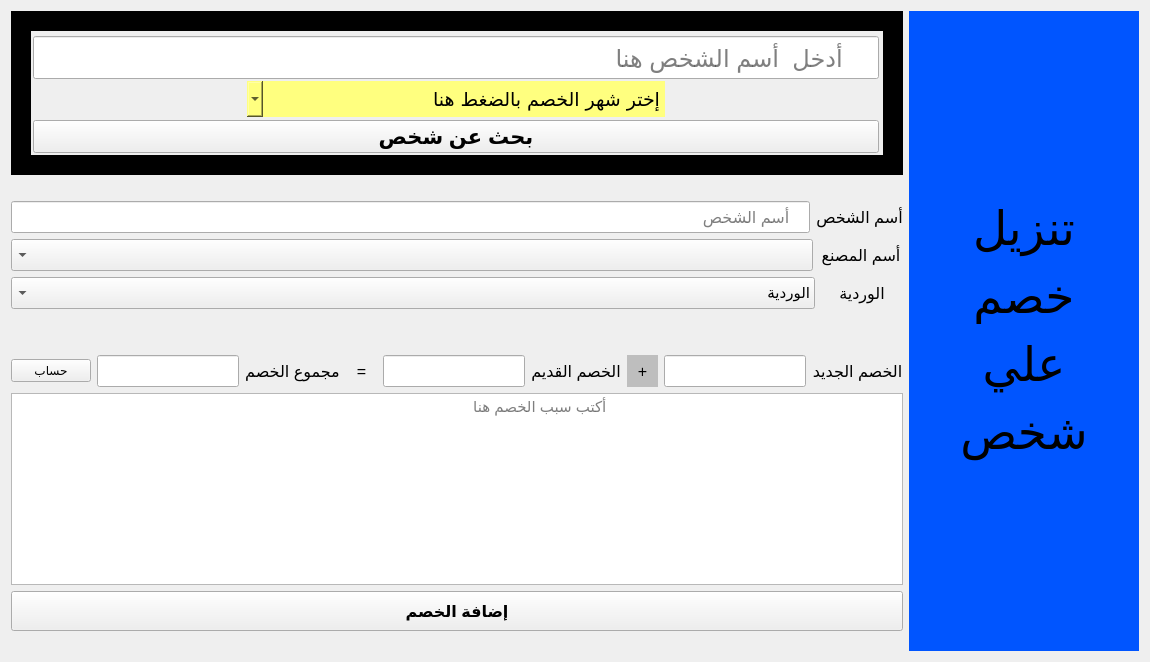
            <widget class="QWidget" name="page_10">
             <layout class="QVBoxLayout" name="verticalLayout_14">
              <item>
               <layout class="QGridLayout" name="gridLayout_8">
                <item row="0" column="0">
                 <layout class="QGridLayout" name="gridLayout_12">
                  <item row="0" column="0">
                   <widget class="QGroupBox" name="groupBox_7">
                    <property name="styleSheet">
                     <string notr="true">QGroupBox{
border:20px solid rgb(0, 0, 0);
}</string>
                    </property>
                    <property name="title">
                     <string/>
                    </property>
                    <layout class="QVBoxLayout" name="verticalLayout_22" stretch="1,0,1">
                     <property name="spacing">
                      <number>3</number>
                     </property>
                     <property name="leftMargin">
                      <number>2</number>
                     </property>
                     <property name="topMargin">
                      <number>4</number>
                     </property>
                     <property name="rightMargin">
                      <number>4</number>
                     </property>
                     <property name="bottomMargin">
                      <number>2</number>
                     </property>
                     <item>
                      <widget class="QLineEdit" name="lineEdit_203">
                       <property name="minimumSize">
                        <size>
                         <width>0</width>
                         <height>43</height>
                        </size>
                       </property>
                       <property name="maximumSize">
                        <size>
                         <width>16777215</width>
                         <height>40</height>
                        </size>
                       </property>
                       <property name="font">
                        <font>
                         <family>Segoe UI</family>
                         <pointsize>18</pointsize>
                         <italic>false</italic>
                         <bold>false</bold>
                        </font>
                       </property>
                       <property name="placeholderText">
                        <string>     أدخل  أسم الشخص هنا</string>
                       </property>
                      </widget>
                     </item>
                     <item>
                      <layout class="QHBoxLayout" name="horizontalLayout_16">
                       <item>
                        <widget class="QLabel" name="label_49">
                         <property name="minimumSize">
                          <size>
                           <width>0</width>
                           <height>0</height>
                          </size>
                         </property>
                         <property name="maximumSize">
                          <size>
                           <width>211</width>
                           <height>16777215</height>
                          </size>
                         </property>
                         <property name="font">
                          <font>
                           <pointsize>20</pointsize>
                          </font>
                         </property>
                         <property name="styleSheet">
                          <string notr="true">border:0px solid rgb(0,0,0);</string>
                         </property>
                         <property name="text">
                          <string/>
                         </property>
                        </widget>
                       </item>
                       <item>
                        <widget class="QComboBox" name="comboBox_6">
                         <property name="minimumSize">
                          <size>
                           <width>0</width>
                           <height>36</height>
                          </size>
                         </property>
                         <property name="font">
                          <font>
                           <family>SimSun-ExtB</family>
                           <pointsize>14</pointsize>
                           <bold>false</bold>
                          </font>
                         </property>
                         <property name="layoutDirection">
                          <enum>Qt::RightToLeft</enum>
                         </property>
                         <property name="styleSheet">
                          <string notr="true">border:0px solid rgb(0,0,0);
background-color: rgb(255, 255, 127);</string>
                         </property>
                         <item>
                          <property name="text">
                           <string>                           إختر شهر الخصم بالضغط هنا</string>
                          </property>
                         </item>
                        </widget>
                       </item>
                       <item>
                        <widget class="QLabel" name="label_19">
                         <property name="minimumSize">
                          <size>
                           <width>0</width>
                           <height>0</height>
                          </size>
                         </property>
                         <property name="maximumSize">
                          <size>
                           <width>211</width>
                           <height>16777215</height>
                          </size>
                         </property>
                         <property name="font">
                          <font>
                           <pointsize>20</pointsize>
                          </font>
                         </property>
                         <property name="styleSheet">
                          <string notr="true">border:0px solid rgb(0,0,0);</string>
                         </property>
                         <property name="text">
                          <string/>
                         </property>
                        </widget>
                       </item>
                      </layout>
                     </item>
                     <item>
                      <widget class="QPushButton" name="pushButton_14">
                       <property name="minimumSize">
                        <size>
                         <width>0</width>
                         <height>32</height>
                        </size>
                       </property>
                       <property name="maximumSize">
                        <size>
                         <width>16777215</width>
                         <height>40</height>
                        </size>
                       </property>
                       <property name="font">
                        <font>
                         <pointsize>16</pointsize>
                         <bold>true</bold>
                        </font>
                       </property>
                       <property name="styleSheet">
                        <string notr="true">QPushButton::hover{
background-color:rgb(255, 170, 127);
}</string>
                       </property>
                       <property name="text">
                        <string>بحث عن شخص</string>
                       </property>
                      </widget>
                     </item>
                    </layout>
                   </widget>
                  </item>
                  <item row="1" column="0">
                   <layout class="QGridLayout" name="gridLayout_13" rowstretch="1,0,0,0">
                    <property name="sizeConstraint">
                     <enum>QLayout::SetNoConstraint</enum>
                    </property>
                    <item row="0" column="0">
                     <widget class="QLabel" name="label_29">
                      <property name="text">
                       <string/>
                      </property>
                      <property name="alignment">
                       <set>Qt::AlignCenter</set>
                      </property>
                     </widget>
                    </item>
                    <item row="1" column="0">
                     <layout class="QHBoxLayout" name="horizontalLayout_20">
                      <property name="topMargin">
                       <number>0</number>
                      </property>
                      <item>
                       <widget class="QLineEdit" name="lineEdit_192">
                        <property name="minimumSize">
                         <size>
                          <width>0</width>
                          <height>32</height>
                         </size>
                        </property>
                        <property name="font">
                         <font>
                          <family>Segoe UI</family>
                          <pointsize>12</pointsize>
                          <italic>false</italic>
                          <bold>false</bold>
                         </font>
                        </property>
                        <property name="toolTip">
                         <string>&lt;html&gt;&lt;head/&gt;&lt;body&gt;&lt;p&gt;&lt;span style=&quot; font-size:10pt; color:#5555ff;&quot;&gt;غير أسم الشخص من هذه الخانة&lt;/span&gt;&lt;/p&gt;&lt;/body&gt;&lt;/html&gt;</string>
                        </property>
                        <property name="placeholderText">
                         <string>    أسم الشخص</string>
                        </property>
                       </widget>
                      </item>
                      <item>
                       <widget class="QLabel" name="label_30">
                        <property name="font">
                         <font>
                          <pointsize>12</pointsize>
                         </font>
                        </property>
                        <property name="text">
                         <string>أسم الشخص</string>
                        </property>
                        <property name="alignment">
                         <set>Qt::AlignCenter</set>
                        </property>
                       </widget>
                      </item>
                     </layout>
                    </item>
                    <item row="3" column="0">
                     <layout class="QHBoxLayout" name="horizontalLayout_21" stretch="1,0">
                      <item>
                       <widget class="QComboBox" name="comboBox_18">
                        <property name="minimumSize">
                         <size>
                          <width>0</width>
                          <height>32</height>
                         </size>
                        </property>
                        <property name="font">
                         <font>
                          <pointsize>11</pointsize>
                         </font>
                        </property>
                        <property name="cursor">
                         <cursorShape>PointingHandCursor</cursorShape>
                        </property>
                        <property name="toolTip">
                         <string>&lt;html&gt;&lt;head/&gt;&lt;body&gt;&lt;p&gt;&lt;span style=&quot; font-size:10pt; color:#5500ff;&quot;&gt;إضغط لإختيار الوردية&lt;/span&gt;&lt;/p&gt;&lt;/body&gt;&lt;/html&gt;</string>
                        </property>
                        <property name="layoutDirection">
                         <enum>Qt::RightToLeft</enum>
                        </property>
                        <item>
                         <property name="text">
                          <string>الوردية</string>
                         </property>
                        </item>
                        <item>
                         <property name="text">
                          <string>الوردية الأولي</string>
                         </property>
                        </item>
                        <item>
                         <property name="text">
                          <string>الوردية الثانية</string>
                         </property>
                        </item>
                        <item>
                         <property name="text">
                          <string>الوردية الثالثة</string>
                         </property>
                        </item>
                       </widget>
                      </item>
                      <item>
                       <widget class="QLabel" name="label_31">
                        <property name="minimumSize">
                         <size>
                          <width>82</width>
                          <height>0</height>
                         </size>
                        </property>
                        <property name="font">
                         <font>
                          <pointsize>12</pointsize>
                         </font>
                        </property>
                        <property name="text">
                         <string>الوردية</string>
                        </property>
                        <property name="alignment">
                         <set>Qt::AlignCenter</set>
                        </property>
                       </widget>
                      </item>
                     </layout>
                    </item>
                    <item row="2" column="0">
                     <layout class="QHBoxLayout" name="horizontalLayout_22" stretch="1,0">
                      <item>
                       <widget class="QComboBox" name="comboBox_19">
                        <property name="minimumSize">
                         <size>
                          <width>0</width>
                          <height>32</height>
                         </size>
                        </property>
                        <property name="font">
                         <font>
                          <pointsize>11</pointsize>
                         </font>
                        </property>
                        <property name="cursor">
                         <cursorShape>PointingHandCursor</cursorShape>
                        </property>
                        <property name="toolTip">
                         <string>&lt;html&gt;&lt;head/&gt;&lt;body&gt;&lt;p&gt;&lt;span style=&quot; font-size:10pt; color:#5500ff;&quot;&gt;إضغط لإختيار أسم المصنغ&lt;/span&gt;&lt;/p&gt;&lt;/body&gt;&lt;/html&gt;</string>
                        </property>
                        <property name="layoutDirection">
                         <enum>Qt::RightToLeft</enum>
                        </property>
                        <property name="currentText">
                         <string/>
                        </property>
                       </widget>
                      </item>
                      <item>
                       <widget class="QLabel" name="label_32">
                        <property name="minimumSize">
                         <size>
                          <width>84</width>
                          <height>0</height>
                         </size>
                        </property>
                        <property name="font">
                         <font>
                          <pointsize>12</pointsize>
                         </font>
                        </property>
                        <property name="text">
                         <string>أسم المصنع</string>
                        </property>
                        <property name="alignment">
                         <set>Qt::AlignCenter</set>
                        </property>
                       </widget>
                      </item>
                     </layout>
                    </item>
                   </layout>
                  </item>
                  <item row="2" column="0">
                   <layout class="QVBoxLayout" name="verticalLayout_23" stretch="1,0,0,0,0,0">
                    <item>
                     <widget class="QLabel" name="label_33">
                      <property name="text">
                       <string/>
                      </property>
                      <property name="alignment">
                       <set>Qt::AlignCenter</set>
                      </property>
                     </widget>
                    </item>
                    <item>
                     <widget class="QLabel" name="label_40">
                      <property name="text">
                       <string/>
                      </property>
                      <property name="alignment">
                       <set>Qt::AlignCenter</set>
                      </property>
                     </widget>
                    </item>
                    <item>
                     <layout class="QHBoxLayout" name="horizontalLayout_23">
                      <item>
                       <widget class="QPushButton" name="pushButton_10">
                        <property name="styleSheet">
                         <string notr="true">QPushButton::hover{
background-color:rgb(255, 170, 127);
}</string>
                        </property>
                        <property name="text">
                         <string>حساب</string>
                        </property>
                       </widget>
                      </item>
                      <item>
                       <widget class="QLineEdit" name="lineEdit_208">
                        <property name="minimumSize">
                         <size>
                          <width>0</width>
                          <height>32</height>
                         </size>
                        </property>
                        <property name="font">
                         <font>
                          <family>Segoe UI</family>
                          <pointsize>12</pointsize>
                          <italic>false</italic>
                          <bold>false</bold>
                         </font>
                        </property>
                        <property name="toolTip">
                         <string>&lt;html&gt;&lt;head/&gt;&lt;body&gt;&lt;p&gt;&lt;span style=&quot; font-size:10pt; color:#5500ff;&quot;&gt;غير الرقم القومي للشخص من هنا&lt;/span&gt;&lt;/p&gt;&lt;/body&gt;&lt;/html&gt;</string>
                        </property>
                        <property name="text">
                         <string/>
                        </property>
                        <property name="placeholderText">
                         <string/>
                        </property>
                       </widget>
                      </item>
                      <item>
                       <widget class="QLabel" name="label_46">
                        <property name="font">
                         <font>
                          <pointsize>12</pointsize>
                         </font>
                        </property>
                        <property name="text">
                         <string>مجموع الخصم</string>
                        </property>
                        <property name="alignment">
                         <set>Qt::AlignCenter</set>
                        </property>
                       </widget>
                      </item>
                      <item>
                       <widget class="QLabel" name="label_45">
                        <property name="minimumSize">
                         <size>
                          <width>31</width>
                          <height>0</height>
                         </size>
                        </property>
                        <property name="maximumSize">
                         <size>
                          <width>31</width>
                          <height>16777215</height>
                         </size>
                        </property>
                        <property name="font">
                         <font>
                          <pointsize>12</pointsize>
                         </font>
                        </property>
                        <property name="styleSheet">
                         <string notr="true"/>
                        </property>
                        <property name="text">
                         <string>=</string>
                        </property>
                        <property name="alignment">
                         <set>Qt::AlignCenter</set>
                        </property>
                       </widget>
                      </item>
                      <item>
                       <widget class="QLineEdit" name="lineEdit_206">
                        <property name="minimumSize">
                         <size>
                          <width>0</width>
                          <height>32</height>
                         </size>
                        </property>
                        <property name="font">
                         <font>
                          <family>Segoe UI</family>
                          <pointsize>12</pointsize>
                          <italic>false</italic>
                          <bold>false</bold>
                         </font>
                        </property>
                        <property name="toolTip">
                         <string>&lt;html&gt;&lt;head/&gt;&lt;body&gt;&lt;p&gt;&lt;span style=&quot; font-size:10pt; color:#5500ff;&quot;&gt;غير الرقم القومي للشخص من هنا&lt;/span&gt;&lt;/p&gt;&lt;/body&gt;&lt;/html&gt;</string>
                        </property>
                        <property name="text">
                         <string/>
                        </property>
                        <property name="placeholderText">
                         <string/>
                        </property>
                       </widget>
                      </item>
                      <item>
                       <widget class="QLabel" name="label_43">
                        <property name="font">
                         <font>
                          <pointsize>12</pointsize>
                         </font>
                        </property>
                        <property name="text">
                         <string>الخصم القديم</string>
                        </property>
                        <property name="alignment">
                         <set>Qt::AlignCenter</set>
                        </property>
                       </widget>
                      </item>
                      <item>
                       <widget class="QLabel" name="label_44">
                        <property name="minimumSize">
                         <size>
                          <width>31</width>
                          <height>0</height>
                         </size>
                        </property>
                        <property name="maximumSize">
                         <size>
                          <width>31</width>
                          <height>16777215</height>
                         </size>
                        </property>
                        <property name="font">
                         <font>
                          <pointsize>12</pointsize>
                         </font>
                        </property>
                        <property name="styleSheet">
                         <string notr="true">background-color: rgb(190, 190, 190);</string>
                        </property>
                        <property name="text">
                         <string>+</string>
                        </property>
                        <property name="alignment">
                         <set>Qt::AlignCenter</set>
                        </property>
                       </widget>
                      </item>
                      <item>
                       <widget class="QLineEdit" name="lineEdit_207">
                        <property name="minimumSize">
                         <size>
                          <width>0</width>
                          <height>32</height>
                         </size>
                        </property>
                        <property name="font">
                         <font>
                          <family>Segoe UI</family>
                          <pointsize>12</pointsize>
                          <italic>false</italic>
                          <bold>false</bold>
                         </font>
                        </property>
                        <property name="toolTip">
                         <string>&lt;html&gt;&lt;head/&gt;&lt;body&gt;&lt;p&gt;&lt;span style=&quot; font-size:10pt; color:#5500ff;&quot;&gt;غير الرقم القومي للشخص من هنا&lt;/span&gt;&lt;/p&gt;&lt;/body&gt;&lt;/html&gt;</string>
                        </property>
                        <property name="text">
                         <string/>
                        </property>
                        <property name="placeholderText">
                         <string/>
                        </property>
                       </widget>
                      </item>
                      <item>
                       <widget class="QLabel" name="label_41">
                        <property name="font">
                         <font>
                          <pointsize>12</pointsize>
                         </font>
                        </property>
                        <property name="text">
                         <string>الخصم الجديد</string>
                        </property>
                        <property name="alignment">
                         <set>Qt::AlignCenter</set>
                        </property>
                       </widget>
                      </item>
                     </layout>
                    </item>
                    <item>
                     <widget class="QPlainTextEdit" name="plainTextEdit_3">
                      <property name="font">
                       <font>
                        <pointsize>11</pointsize>
                       </font>
                      </property>
                      <property name="layoutDirection">
                       <enum>Qt::RightToLeft</enum>
                      </property>
                      <property name="placeholderText">
                       <string>                                                                                                              أكتب سبب الخصم هنا    </string>
                      </property>
                     </widget>
                    </item>
                    <item>
                     <widget class="QPushButton" name="pushButton_9">
                      <property name="minimumSize">
                       <size>
                        <width>0</width>
                        <height>40</height>
                       </size>
                      </property>
                      <property name="font">
                       <font>
                        <pointsize>12</pointsize>
                        <bold>true</bold>
                       </font>
                      </property>
                      <property name="styleSheet">
                       <string notr="true">QPushButton::hover{
background-color:rgb(255, 170, 127);
}</string>
                      </property>
                      <property name="text">
                       <string>إضافة الخصم</string>
                      </property>
                     </widget>
                    </item>
                    <item>
                     <widget class="QLabel" name="label_42">
                      <property name="text">
                       <string/>
                      </property>
                      <property name="alignment">
                       <set>Qt::AlignCenter</set>
                      </property>
                     </widget>
                    </item>
                   </layout>
                  </item>
                 </layout>
                </item>
                <item row="0" column="1">
                 <widget class="QLabel" name="label_28">
                  <property name="minimumSize">
                   <size>
                    <width>230</width>
                    <height>0</height>
                   </size>
                  </property>
                  <property name="font">
                   <font>
                    <family>Lucida Sans Typewriter</family>
                    <pointsize>35</pointsize>
                    <bold>false</bold>
                   </font>
                  </property>
                  <property name="contextMenuPolicy">
                   <enum>Qt::ActionsContextMenu</enum>
                  </property>
                  <property name="acceptDrops">
                   <bool>false</bool>
                  </property>
                  <property name="styleSheet">
                   <string notr="true">background-color: rgb(0, 85, 255);</string>
                  </property>
                  <property name="frameShape">
                   <enum>QFrame::NoFrame</enum>
                  </property>
                  <property name="frameShadow">
                   <enum>QFrame::Plain</enum>
                  </property>
                  <property name="text">
                   <string>&lt;html&gt;&lt;head/&gt;&lt;body&gt;&lt;p&gt;تنزيل&lt;/p&gt;&lt;p&gt;خصم&lt;/p&gt;&lt;p&gt;علي&lt;/p&gt;&lt;p&gt;شخص&lt;/p&gt;&lt;/body&gt;&lt;/html&gt;</string>
                  </property>
                  <property name="alignment">
                   <set>Qt::AlignCenter</set>
                  </property>
                 </widget>
                </item>
               </layout>
              </item>
             </layout>
            </widget>
